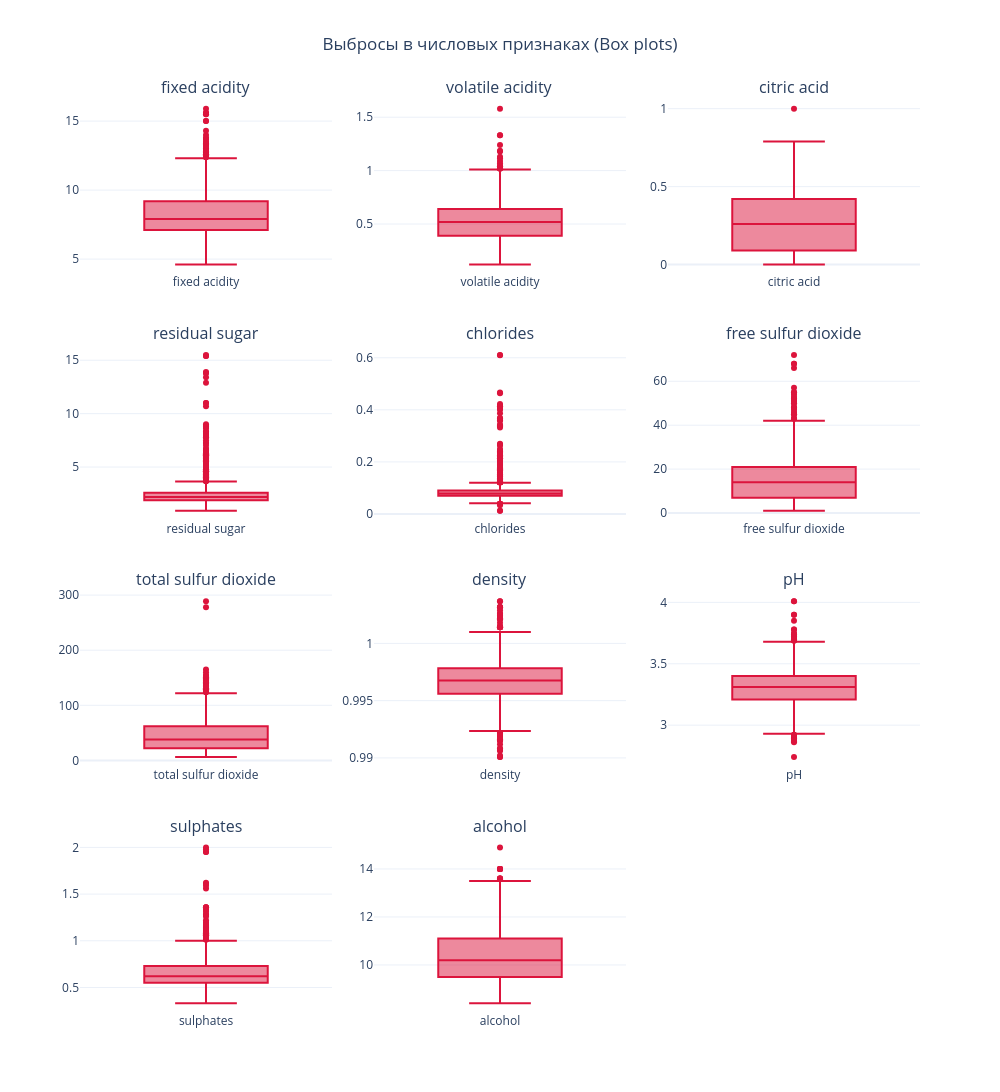

Write notebook code for a chart like this one.
### Code cell
fig2 = make_subplots(
    rows=n_rows, cols=n_cols,
    subplot_titles=feature_cols,
    vertical_spacing=0.08,
    horizontal_spacing=0.05
)

for idx, col in enumerate(feature_cols):
    row = idx // n_cols + 1
    col_idx = idx % n_cols + 1
    
    fig2.add_trace(
        go.Box(
            y=df[col],
            name=col,
            showlegend=False,
            marker_color='crimson'
        ),
        row=row, col=col_idx
    )

fig2.update_layout(
    title={
        'text': 'Выбросы в числовых признаках (Box plots)',
        'x': 0.5,
        'xanchor': 'center'
    },
    height=500 * n_rows,
    width=1000,
    template='plotly_white'
)

fig2.show()

### Figure 1 — Plotly figure (JSON) as saved in the notebook; plotly's stock layout.template omitted (floating-point values rounded to 4 significant figures; data arrays with more than 128 entries replaced by an {"elided": "..."} marker saying what was removed)
{"data": [{"marker": {"color": "crimson"}, "name": "fixed acidity", "showlegend": false, "type": "box", "xaxis": "x", "y": {"elided": "1599 float values"}, "yaxis": "y"}, {"marker": {"color": "crimson"}, "name": "volatile acidity", "showlegend": false, "type": "box", "xaxis": "x2", "y": {"elided": "1599 float values"}, "yaxis": "y2"}, {"marker": {"color": "crimson"}, "name": "citric acid", "showlegend": false, "type": "box", "xaxis": "x3", "y": {"elided": "1599 float values"}, "yaxis": "y3"}, {"marker": {"color": "crimson"}, "name": "residual sugar", "showlegend": false, "type": "box", "xaxis": "x4", "y": {"elided": "1599 float values"}, "yaxis": "y4"}, {"marker": {"color": "crimson"}, "name": "chlorides", "showlegend": false, "type": "box", "xaxis": "x5", "y": {"elided": "1599 float values"}, "yaxis": "y5"}, {"marker": {"color": "crimson"}, "name": "free sulfur dioxide", "showlegend": false, "type": "box", "xaxis": "x6", "y": {"elided": "1599 float values"}, "yaxis": "y6"}, {"marker": {"color": "crimson"}, "name": "total sulfur dioxide", "showlegend": false, "type": "box", "xaxis": "x7", "y": {"elided": "1599 float values"}, "yaxis": "y7"}, {"marker": {"color": "crimson"}, "name": "density", "showlegend": false, "type": "box", "xaxis": "x8", "y": {"elided": "1599 float values"}, "yaxis": "y8"}, {"marker": {"color": "crimson"}, "name": "pH", "showlegend": false, "type": "box", "xaxis": "x9", "y": {"elided": "1599 float values"}, "yaxis": "y9"}, {"marker": {"color": "crimson"}, "name": "sulphates", "showlegend": false, "type": "box", "xaxis": "x10", "y": {"elided": "1599 float values"}, "yaxis": "y10"}, {"marker": {"color": "crimson"}, "name": "alcohol", "showlegend": false, "type": "box", "xaxis": "x11", "y": {"elided": "1599 float values"}, "yaxis": "y11"}], "layout": {"annotations": [{"font": {"size": 16}, "showarrow": false, "text": "fixed acidity", "x": 0.15, "xanchor": "center", "xref": "paper", "y": 1, "yanchor": "bottom", "yref": "paper"}, {"font": {"size": 16}, "showarrow": false, "text": "volatile acidity", "x": 0.5, "xanchor": "center", "xref": "paper", "y": 1, "yanchor": "bottom", "yref": "paper"}, {"font": {"size": 16}, "showarrow": false, "text": "citric acid", "x": 0.85, "xanchor": "center", "xref": "paper", "y": 1, "yanchor": "bottom", "yref": "paper"}, {"font": {"size": 16}, "showarrow": false, "text": "residual sugar", "x": 0.15, "xanchor": "center", "xref": "paper", "y": 0.73, "yanchor": "bottom", "yref": "paper"}, {"font": {"size": 16}, "showarrow": false, "text": "chlorides", "x": 0.5, "xanchor": "center", "xref": "paper", "y": 0.73, "yanchor": "bottom", "yref": "paper"}, {"font": {"size": 16}, "showarrow": false, "text": "free sulfur dioxide", "x": 0.85, "xanchor": "center", "xref": "paper", "y": 0.73, "yanchor": "bottom", "yref": "paper"}, {"font": {"size": 16}, "showarrow": false, "text": "total sulfur dioxide", "x": 0.15, "xanchor": "center", "xref": "paper", "y": 0.46, "yanchor": "bottom", "yref": "paper"}, {"font": {"size": 16}, "showarrow": false, "text": "density", "x": 0.5, "xanchor": "center", "xref": "paper", "y": 0.46, "yanchor": "bottom", "yref": "paper"}, {"font": {"size": 16}, "showarrow": false, "text": "pH", "x": 0.85, "xanchor": "center", "xref": "paper", "y": 0.46, "yanchor": "bottom", "yref": "paper"}, {"font": {"size": 16}, "showarrow": false, "text": "sulphates", "x": 0.15, "xanchor": "center", "xref": "paper", "y": 0.19, "yanchor": "bottom", "yref": "paper"}, {"font": {"size": 16}, "showarrow": false, "text": "alcohol", "x": 0.5, "xanchor": "center", "xref": "paper", "y": 0.19, "yanchor": "bottom", "yref": "paper"}], "height": 2000, "title": {"text": "Выбросы в числовых признаках (Box plots)", "x": 0.5, "xanchor": "center"}, "width": 1000, "xaxis": {"anchor": "y", "domain": [0, 0.3]}, "xaxis10": {"anchor": "y10", "domain": [0, 0.3]}, "xaxis11": {"anchor": "y11", "domain": [0.35, 0.65]}, "xaxis12": {"anchor": "y12", "domain": [0.7, 1]}, "xaxis2": {"anchor": "y2", "domain": [0.35, 0.65]}, "xaxis3": {"anchor": "y3", "domain": [0.7, 1]}, "xaxis4": {"anchor": "y4", "domain": [0, 0.3]}, "xaxis5": {"anchor": "y5", "domain": [0.35, 0.65]}, "xaxis6": {"anchor": "y6", "domain": [0.7, 1]}, "xaxis7": {"anchor": "y7", "domain": [0, 0.3]}, "xaxis8": {"anchor": "y8", "domain": [0.35, 0.65]}, "xaxis9": {"anchor": "y9", "domain": [0.7, 1]}, "yaxis": {"anchor": "x", "domain": [0.81, 1]}, "yaxis10": {"anchor": "x10", "domain": [0, 0.19]}, "yaxis11": {"anchor": "x11", "domain": [0, 0.19]}, "yaxis12": {"anchor": "x12", "domain": [0, 0.19]}, "yaxis2": {"anchor": "x2", "domain": [0.81, 1]}, "yaxis3": {"anchor": "x3", "domain": [0.81, 1]}, "yaxis4": {"anchor": "x4", "domain": [0.54, 0.73]}, "yaxis5": {"anchor": "x5", "domain": [0.54, 0.73]}, "yaxis6": {"anchor": "x6", "domain": [0.54, 0.73]}, "yaxis7": {"anchor": "x7", "domain": [0.27, 0.46]}, "yaxis8": {"anchor": "x8", "domain": [0.27, 0.46]}, "yaxis9": {"anchor": "x9", "domain": [0.27, 0.46]}}}
